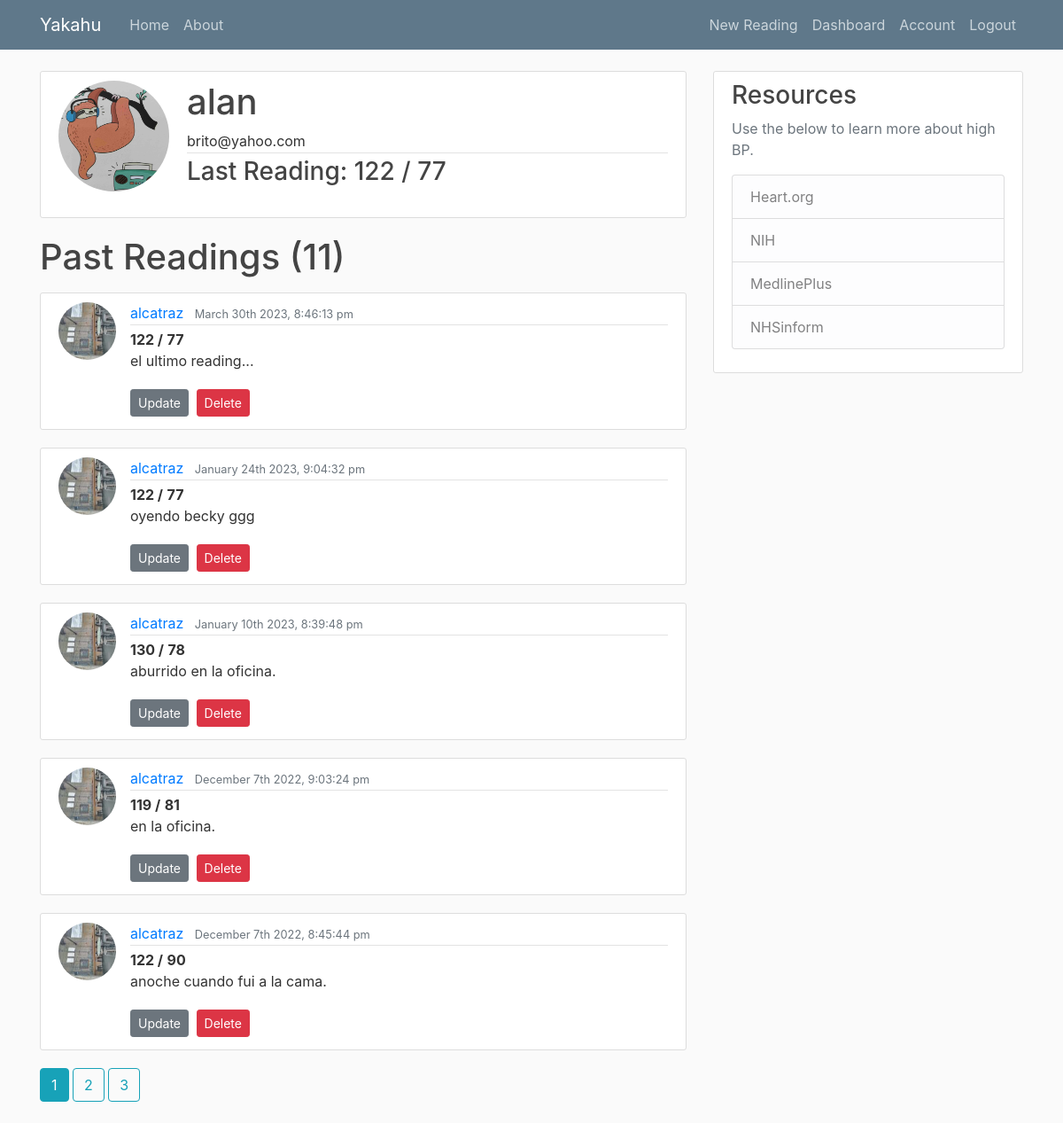
/user/alcatraz (signed in), run on the app's committed database.
### mbp/models.py (models this page shows, shortened)
class User(db.Model, UserMixin):
    id = db.Column(db.Integer, primary_key=True)
    username = db.Column(db.String(20), unique=True, nullable=False)
    email = db.Column(db.String(120), unique=True, nullable=False)
    image_file = db.Column(db.String(20), nullable=False, default='default.jpg')
    password = db.Column(db.String(60), nullable=False)
    readings = db.relationship('Reading', backref='user', lazy=True)

class Reading(db.Model):
    id = db.Column(db.Integer, primary_key=True)
    sys = db.Column(db.String(3), nullable=False)
    dia = db.Column(db.String(3), nullable=False)
    notes = db.Column(db.Text, nullable=False)
    date_posted = db.Column(db.DateTime, nullable=False, default=datetime.utcnow)
    user_id = db.Column(db.Integer, db.ForeignKey('user.id'), nullable=False)

### mbp/users/routes.py (the view)
@users.route('/user/<string:username>')
@login_required
def user_readings(username):
    image_file = url_for('static', filename='profile_pics/' + current_user.image_file)
    page = request.args.get('page', 1, type=int) #Grab the page we want. In this case page one. Set type integer as the page number.
    user = User.query.filter_by(username=username).first_or_404()
    lreading = Reading.query.filter_by(user=user).order_by(Reading.id.desc()).first()
    reading = Reading.query.filter_by(user=user)\
        .order_by(Reading.date_posted.desc())\
        .paginate(page=page, per_page=5) #Show 5 readings per page. Can use http://localhost:8000/home?page=3 to navigate to pages.
    return render_template('user_readings.html', title='User Dashboard', reading=reading, user=user, username=username, image_file=image_file, lreading=lreading)

### mbp/models.py (called while the page is built)
@login_manager.user_loader
def load_user(user_id):
    return User.query.get(int(user_id))

### mbp/templates/user_readings.html (shortened to what this page needs)
{% extends "base.html" %}
{% block content %}
<div class="content-section">
    <div class="media">
      <img class="rounded-circle account-img" src="{{ image_file }}">
      <div class="media-body">
        <h2 class="account-heading">{{ current_user.username }}</h2>
        <p class="article-metadata">{{ current_user.email }}</p>
        <h3 class="mb-lg-4">Last Reading: {{ lreading.sys }} / {{ lreading.dia}}</h3>
      </div>
    </div>
  </div>
    <h1 class="mb-3">Past Readings  ({{ reading.total }})</h1>
    {% for reading in reading.items %}
    <article class="media content-section">
      <img class="rounded-circle article-img" src="{{ url_for('static', filename='profile_pics/' + reading.user.image_file) }}" />
      <div class="media-body">
        <div class="article-metadata">
          <a class="mr-2" href="{{ url_for('users.user_readings', username=reading.user.username) }}">{{ reading.user.username }}</a>
          <small class="text-muted">{{ moment(reading.date_posted).format('MMMM Do YYYY, h:mm:ss a') }}</small>
        </div>
        <text class="font-weight-bold">{{ reading.sys }} /</text>
          <text class="font-weight-bold">{{ reading.dia}}</text>
          <p class="article-content">{{ reading.notes }}</p>
          <a class="btn btn-secondary btn-sm mt-1 mb-1" href="{{ url_for('readings.update_reading', reading_id=reading.id) }}">Update</a>
        <button type="button" class="btn btn-danger btn-sm m-1" data-toggle="modal" data-target="#deleteModal">Delete</button>
      </div>
    </article>
    {% endfor %}
    {% for page_num in reading.iter_pages(left_edge=1, right_edge=1, left_current=1, right_current=2) %}
      {% if page_num %}
        {% if reading.page == page_num %}
          <a class="btn btn-info mb-4" href="{{ url_for('users.user_readings', username=user.username, page=page_num) }}">{{ page_num }}</a>
        {% else %}
          <a class="btn btn-outline-info mb-4" href="{{ url_for('users.user_readings', username=user.username, page=page_num) }}">{{ page_num }}</a>
        {% endif %}
      {% else %}
        ...
      {% endif %}
    {% endfor %}
{% endblock content %}

### mbp/static/css/main.css (style rules this page uses)
body { background: #fafafa; color: #333333; margin-top: 5rem; }
h1, h2, h3, h4, h5, h6 { color: #444444; }
.content-section { background: #ffffff; padding: 10px 20px; border: 1px solid #dddddd; border-radius: 3px; margin-bottom: 20px; }
.article-content { white-space: pre-line; }
.article-img { height: 65px; width: 65px; margin-right: 16px; }
.article-metadata { padding-bottom: 1px; margin-bottom: 4px; border-bottom: 1px solid #e3e3e3 }
.account-img { height: 125px; width: 125px; margin-right: 20px; margin-bottom: 16px; }
.account-heading { font-size: 2.5rem; }

### data on the page
User: username "alan", email "brito@yahoo.com"
Reading: sys "122", dia "77", image_file (picture), user.username "alcatraz", date_posted "March 30th 2023, 8:46:13 pm", notes "el ultimo reading..."
Reading: image_file (picture), user.username "alcatraz", date_posted "January 24th 2023, 9:04:32 pm", sys "122", dia "77", notes "oyendo becky ggg"
Reading: image_file (picture), user.username "alcatraz", date_posted "January 10th 2023, 8:39:48 pm", sys "130", dia "78", notes "aburrido en la oficina."
Reading: image_file (picture), user.username "alcatraz", date_posted "December 7th 2022, 9:03:24 pm", sys "119", dia "81", notes "en la oficina."
Reading: image_file (picture), user.username "alcatraz", date_posted "December 7th 2022, 8:45:44 pm", sys "122", dia "90", notes "anoche cuando fui a la cama."

### other printed values
{{ reading.total }} "11"
{{ page_num }} "1"
{{ page_num }} "2" "3"
